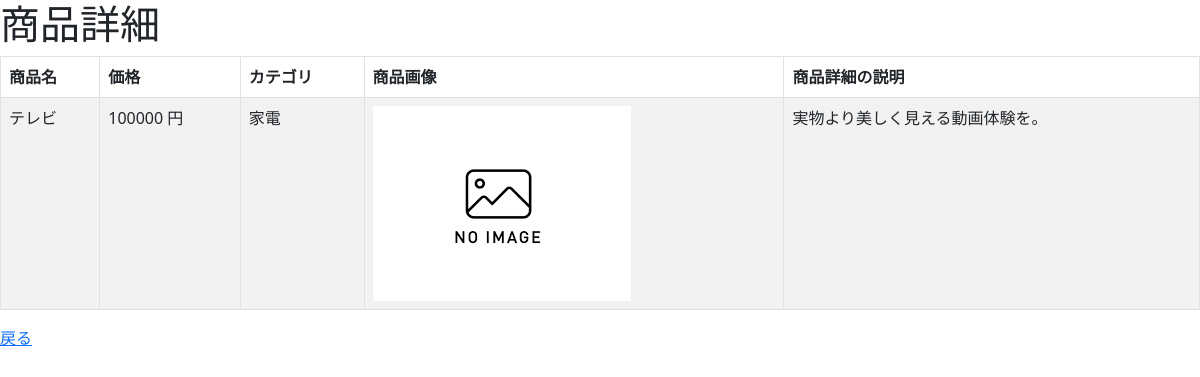
Screenshot of /crud/detail/4 with the database file from the repository.
### crud/models.py (models this page shows, shortened)
class Product(models.Model):
    name = models.CharField(max_length=200)
    price = models.PositiveIntegerField()
    category = models.ForeignKey(Category, on_delete=models.CASCADE)
    img = models.ImageField(blank=True, default='noImage.png')
    detail = models.TextField(blank=True, null=True)

class Category(models.Model):
    name = models.CharField(max_length=200)
    def __str__(self):
        return self.name

### crud/views.py (the view)
# urls.py: path('crud/detail/<int:pk>', views.ProductDetailView.as_view(), name="detail"),
class ProductDetailView(DetailView):
    model = Product

### crud/templates/crud/product_detail.html (shortened to what this page needs)
{% extends "base.html" %}
{% block content %}
        <h1>商品詳細</h1>
        <table class="table table-striped table-hover table-bordered">
            <thead>
                <tr>
                    <th>商品名</th>
                    <th>価格</th>
                    <th>カテゴリ</th>
                    <th>商品画像</th>
                    <th>商品詳細の説明</th>
                </tr>
            </thead>
            <tr>
                <td>{{ product.name }}</td>
                <td>{{ product.price }} 円</td>
                <td>{{ product.category }}</td>
                <td><img src="{{ product.img.url }}" style="width:100; height: auto;"></td>
                <td>{{ product.detail }}</td>
            </tr>
        </table>
        <a href="{% url 'list' %}">戻る</a>
        {% endblock %}

### rows the page displays
Product: name "テレビ", price "100000", category "家電", img (placeholder picture), detail "実物より美しく見える動画体験を。"
